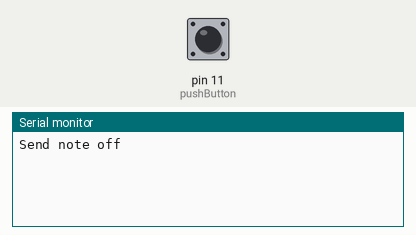
A sketch run on a simulated Teensy 4. Parts: the last lines printed to the serial monitor. The inputs (shaded band) are chosen by the test bench; at power-on: pin 11 (pushButton) HIGH.

Above: at 1.2 s.
1.3 s: pin 11 (pushButton) pulled LOW for 0.15 s
At 1.43 s:
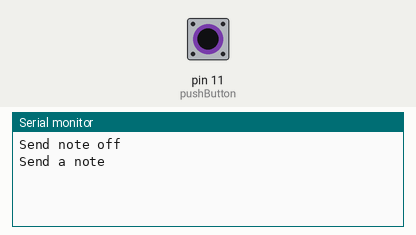
At 2.8 s:
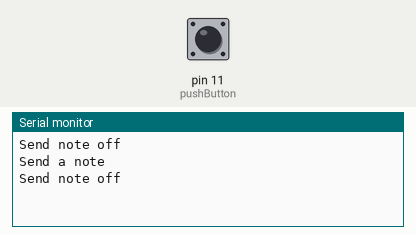

The sketch:

09_experiment.ino
```cpp
// Momentary button switch activates MIDI note send.
int pushButton = 11;
bool noteSent = false;
bool noteOffSent = false;

void setup() {
  Serial.begin(9600); // initialize serial communication at 9600 bits per second:
  pinMode(pushButton, INPUT);
}

void loop() {
  int pushButtonState = digitalRead(pushButton);

  if (pushButtonState == 0 && noteSent == false) {
    usbMIDI.sendNoteOn(60, 127, 1);
    noteSent = true;
    noteOffSent = false;
    Serial.println("Send a note");
  }

  if (pushButtonState == 1 && noteOffSent == false) {
    usbMIDI.sendNoteOff(6, 0, 1);
    noteOffSent = true;
    noteSent = false;
    Serial.println("Send note off");
  }

  // Serial.println(pushButtonState);
  delay(5);
}
```

Measured:
- after the input at 1.3 s, the serial monitor: prints a new line at once (image 1)
